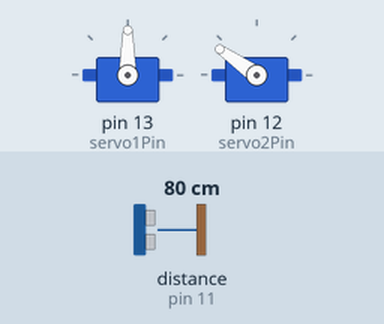
Recording of a sketch running on a simulated Arduino Mega 2560, built with avr-gcc and run on an emulated ATmega2560. On the bench: 2 × servo. Inputs (shaded band) come from the test bench; at power-on: distance to the obstacle (sensor on pin 11) 80 cm. The echo pulse lasts 58.3 µs per cm; random numbers use the default seed unless the sketch sets one.

Above: at 0.1 s.
At 9.2 s:
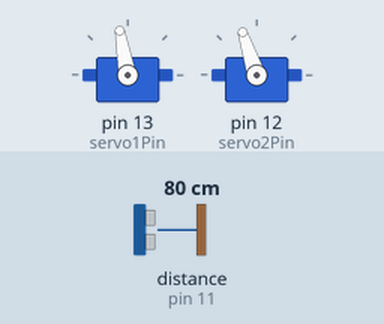
9.3 s: distance to the obstacle (sensor on pin 11) set to 2 cm
At 9.81 s:
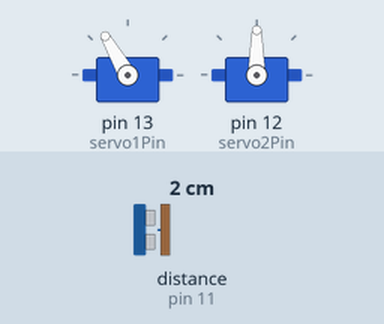
Timing chart, 0 to 20.3 s (numbered marks = the images above; inputs shaded):
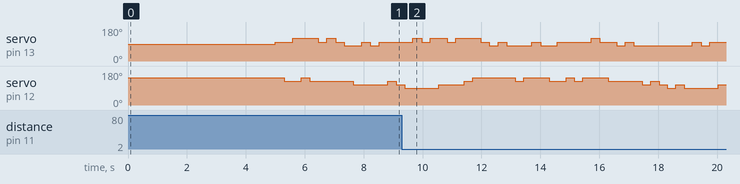

The sketch:

CrawlingRobot.ino
```cpp
/*
Author: Benameur Yacine

This program functions as the "brain" of a reinforcement learning
agent whose goal is to crawl forward using two arms attached to two
servos.
For use in Arduino DUE

*/

#include <Servo.h> //servo motor library
#include <NewPing.h> //ultrasonic sensor library
#define trigPin 22
#define echoPin 11
#define maxDistance 300
#define servo1Pin 13
#define servo2Pin 12


NewPing ultrasonic(trigPin, echoPin, maxDistance);
Servo servo1;        //lower joint
Servo servo2;        //upper joint

/////////////////////////////////////////////////////////////////////////////////

//Computational parameters
float gama = 0.75;      //look-ahead weight
float alpha = 0.1;       //"Forgetfulness" weight.  The closer this is to 1 the more weight is given to recent samples.

//Parameters for getAction()
float epsilon;           //epsilon is the probability of choosing an action randomly.  1-epsilon is the probability of choosing the optimal action

//Servo1 parameters
//This servo moves up with increased angle
const int numTheta1States = 3;
float theta1InitialAngle = 90.0;
float theta1Max = 120.0;
float theta1Min = 80.0;
float deltaTheta1 = (theta1Max - theta1Min)/(float(numTheta1States)-1.0);    //The change in servo1's angle when an action is performed on it
int s1 = int((theta1InitialAngle - theta1Min)/deltaTheta1);                  //This is an integer between zero and numTheta1States-1 used to index the state number of servo1
float delayTime1 = 4.5*deltaTheta1;                                 //The time in ms for the servo to move deltaTheta1

//Servo2 parameters/28
//This servo moves down with increased angle
const int numTheta2States = 4;
float theta2InitialAngle = 145;
float theta2Max = 145.0;
float theta2Min = 90.0;
float deltaTheta2 = (theta2Max - theta2Min)/(float(numTheta2States)-1.0);    //The change in servo2's angle when an action is performed on it
int s2 = int((theta2InitialAngle - theta2Min)/deltaTheta2);                  //This is an integer between zero and numTheta2States-1 used to index the state number of servo2
float delayTime2 = 4.5*deltaTheta2;

//Initialize Q table
const int numStates = numTheta1States*numTheta2States;
const int numActions = 4;
float Q[numStates][numActions];

//Initialize the state number. The state number is calculated using the theta1 state number and
//the theta2 state number.  This is the row index of the state in the matrix Q. Starts indexing at 0.
int s = int(s1*numTheta2States + s2);
int sPrime = s;

//Initialize vars for getDeltaDistanceRolled()
float distanceNew = 0.0;
float distanceOld = 0.0;
float deltaDistance = 0.0;

//These get used in the main loop
float r = 0.0;
float lookAheadValue = 0.0;
float sample = 0.0;
int a = 0;

void setup(){

  servo1.attach(servo1Pin);
  servo2.attach(servo2Pin);
  servo1.write(theta1InitialAngle);
  servo2.write(theta2InitialAngle);
  delay(5000);
}

//Returns an action 0, 1, 2, or 3
// at first ,the robot selects an action randomly to explore a maximum number of states
//then an action is choosed based on the maximum value in the Q matrix,this represents the best action
//that the robot can make .This method is called "epsilon-greedy"
int getAction(){
  int action;
  float valMax = -10000000.0;
  float val;
  int aMax;
  float randVal;
  int allowedActions[4] = {-1, -1, -1, -1};  //-1 if action of the index takes you outside the state space.  +1 otherwise
  boolean randomActionFound = false;

  //find the optimal action.  Exclude actions that take you outside the allowed-state space.
  if((s1 + 1) != numTheta1States){
    allowedActions[0] = 1;
    val = Q[s][0];
    if(val > valMax){
      valMax = val;
      aMax = 0;
    }
  }
  if(s1 != 0){
    allowedActions[1] = 1;
    val = Q[s][1];
    if(val > valMax){
      valMax = val;
      aMax = 1;
    }
  }
  if((s2 + 1) != numTheta2States){
    allowedActions[2] = 1;
    val = Q[s][2];
    if(val > valMax){
      valMax = val;
      aMax = 2;
    }
  }
  if(s2 != 0){
    allowedActions[3] = 1;
    val = Q[s][3];
    if(val > valMax){
      valMax = val;
      aMax = 3;
    }
  }

  //implement epsilon greedy
  randVal = float(random(0,101));
  if(randVal < (1.0-epsilon)*100.0){    //choose the optimal action with probability 1-epsilon
    action = aMax;
  }else{
    while(!randomActionFound){
      action = int(random(0,4));        //otherwise pick an action between 0 and 3 randomly (inclusive), but don't use actions that take you outside the state-space
      if(allowedActions[action] == 1){
        randomActionFound = true;
      }
    }
  }
  return(action);
}

//Given a and the global(s) find the next state.  Also keep track of the individual joint indexes s1 and s2.
void setSPrime(int action){
  if (action == 0){
    //joint1++
    sPrime = s + numTheta2States;
    s1++;
  }else if (action == 1){
    //joint1--
    sPrime = s - numTheta2States;
    s1--;
  }else if (action == 2){
    //joint2++
    sPrime = s + 1;
    s2++;
  }else{
    //joint2--
    sPrime = s - 1;
    s2--;
  }
}


//Update the position of the servos (this is the physical state transition command)
void setPhysicalState(int action){
  float Angle;
  if (action == 0 || action ==1){
    Angle = theta1Min +s1*deltaTheta1;
    servo1.write(Angle);
    delay(delayTime1);
  }
  else{
    Angle = theta2Min +s2*deltaTheta2;
    servo2.write(Angle);

    delay(delayTime2);
  }

}


//Get the reward using the distance the agent has moved since the last call
float getDeltaDistanceRolled(){
  //get current distance
  distanceNew = float(ultrasonic.ping());
  deltaDistance = distanceNew - distanceOld;
  if (abs(deltaDistance) < 57.0 || abs(deltaDistance) > 230.0){         //don't count noise
    deltaDistance = 0.0;
  }

  distanceOld = distanceNew;
  return deltaDistance;
}


//Get max over a' of Q(s',a'), but be careful not to look at actions which take the agent outside of the allowed state space
float getLookAhead(){
  float valMax = -100000.0;
  float val;
  if((s1 + 1) != numTheta1States ){
    val = Q[sPrime][0];
    if(val > valMax){
      valMax = val;
    }
  }
  if(s1 != 0){
    val = Q[sPrime][1];
    if(val > valMax){
      valMax = val;
    }
  }
  if((s2 + 1) != numTheta2States){
    val = Q[sPrime][2];
    if(val > valMax){
      valMax = val;
    }
  }
  if(s2 != 0){
    val = Q[sPrime][3];
    if(val > valMax){
      valMax = val;
    }
  }
  return valMax;
}

void printQ(){
  for(int i=0; i<numStates; i++){
    for(int j=0; j<numActions; j++){
      Serial.print(Q[i][j]);
      Serial.print(" ");
    }
    Serial.println(" ");
  }
  Serial.println(" ");
}

void initializeQ(){
  for(int i=0; i<numStates; i++){
    for(int j=0; j<numActions; j++){
      Q[i][j] = 10.0;               //Initialize to a positive number to represent optimism over all state-actions
    }
  }
}

/////////////////////////////////////////////////////////////////////////////////

const int rollDelay = 200;                   //allow time for the agent to roll after it sets its physical state
const float explorationMinutes = 1.0;        //the desired exploration time in minutes
const float explorationConst = (explorationMinutes*60.0)/((float(rollDelay))/1000.0);  //this is the approximate exploration time in units of number of times through the loop

unsigned long t = 0;
void loop(){
  if(t == 0){                //need to reset Q at the beginning
    initializeQ();

  }
  t++;
  epsilon = exp(-float(t)/explorationConst);
  a = getAction();           //a is beween 0 and 3
  setSPrime(a);              //this also updates s1 and s2.
  setPhysicalState(a);
  delay(rollDelay);                      //put a delay after the physical action occurs so the agent has time to move/roll before measuring the new position (before calling getDeltaDistanceRolled)
  r = getDeltaDistanceRolled();
  lookAheadValue = getLookAhead();
  sample = r + gama*lookAheadValue;
  Q[s][a] = Q[s][a] + alpha*(sample - Q[s][a]);//this is the most important equation ,it represents how the agent learn.

  s = sPrime;


}
```
